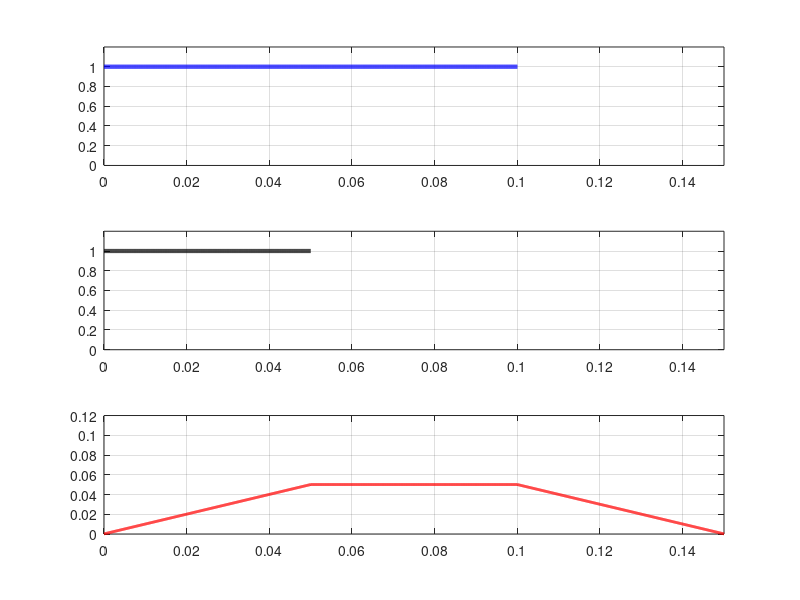

Write MATLAB code to recreate this figure.
%Convolutia a doua semnale dreptunghiulare de perioade diferite este un
%semnal sub forma de trapez ,deplasand semnalul negru pe axa timpului se
%observa ca atunci cand incepe sa se suprapuna cu semnalul albastru se
%obtine o rampa crescatoare, atunci cand semnalul negru este suprapus 
%perfect peste semnalul albastru obtinem o dreapta, iar atunci cand 
%semnalul negru depaseste incepe sa depaseasca semnalul albastru in urma 
%convolutiei rezulta o rampa descrescatoare
clc
clear

tstart = 0;
tstop = 0.1;
tpas = 0.0001;

t = tstart : tpas : tstop;
x = ones(1,1001);

subplot(3,1,1);
plot( t, x, 'b', 'linewidth',3);
axis([0, 0.15, 0, 1.2]);
grid on;

t1 = tstart : tpas : tstop/2;
h = ones(1,501);

subplot(3, 1, 2);
plot( t1, h, 'k', 'linewidth',3);
axis([0 0.15 0 1.2]);
grid on;

t2 = 1.5*tstart : tpas : 1.5*tstop;
y = conv(x, h) * tpas;

subplot(3, 1, 3);
plot( t2, y, 'r', 'linewidth', 2);
axis([0 0.15 0 0.12]);
grid on;
